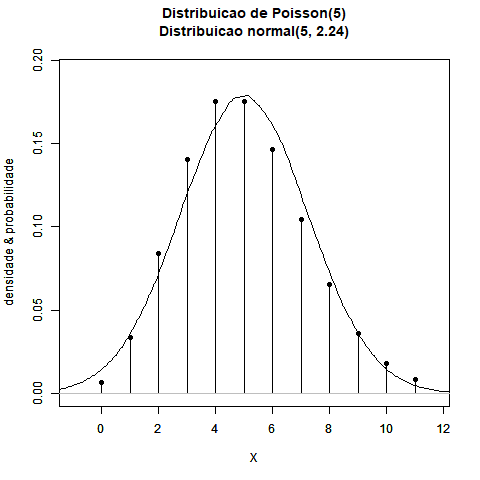

This figure's R source:
sink("exemplo08_Poisson_aproxnormal_n5.txt")
lambda <- 5
m <- lambda
dp <- sqrt(lambda)
X <- 0:(m+3*dp)
cat("X ~ Poisson(lambda = ", lambda,")\n", sep="")
cat("Media de X = ",m,"\n", sep="")
cat("Desvio-padrao de X = ",round(dp,2),"\n\n", sep="")
if (lambda > 10)
{cat("Poisson(",lambda,") semelhante a normal(",m,", ",round(dp,2),")\n\n", sep="")} else
{cat("Poisson(",lambda,") diferente da normal(",m,", ",round(dp,2),")\n\n", sep="")}
probPois <- dpois(x=X,lambda=lambda)
probnorm <- dnorm(x=X,mean=m,sd=dp)
print(round((tbl <- data.frame(X,probPois,probnorm)),6))
sink()
png("exemplo08_Poisson_aproxnormal_n5.png")
plot(X,probPois,type="h",
     xlim=c(-1,m+3*dp),ylim=c(0,1.1*max(probPois)), 
     xlab="X", ylab="densidade & probabilidade",
     main=paste0("Distribuicao de Poisson(",lambda,")\n\n"),
     lwd=1,col="black")
points(X,probPois,pch=16,cex=1,col="black")
par(new=TRUE)
rn <- rnorm(n=1e6,mean=m,sd=dp)
plot(density(rn), 
     xlab="X", ylab="densidade & probabilidade",
     main=paste0("Distribuicao normal(",m,", ",round(dp,2),")"),
     xlim=c(-1,m+3*dp), ylim=c(0,1.1*max(probPois)))
dev.off()

